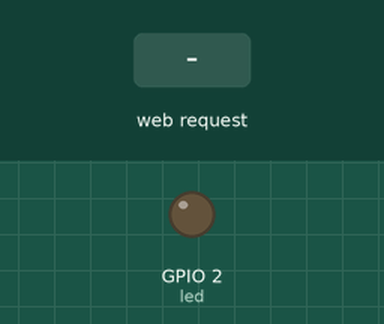
The sketch below on a simulated ESP8266 (Wemos D1 mini). Parts: output pins drawn as LEDs (lit = HIGH). The inputs (shaded band) are chosen by the test bench. WiFi joins after 1.5 s; servers stay silent unless stated; what the sketch prints to the serial monitor is not drawn.

Above: at 2.7 s.
2.8 s: HTTP request GET /?GPIO2=0 received
At 3.2 s:
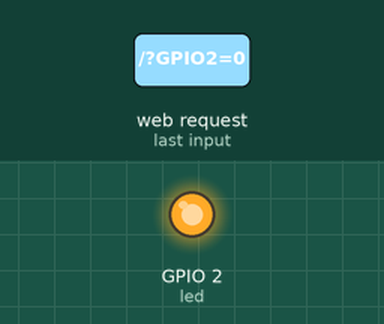
4.3 s: HTTP request GET /?GPIO2=1 received
At 5.6 s:
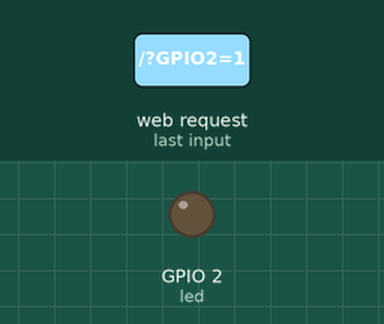
Timing chart, 0 to 7.3 s (numbered marks = the images above; inputs shaded):
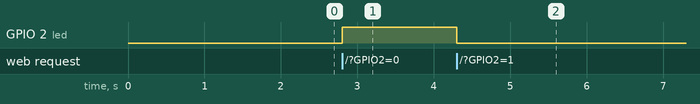

The sketch:

last.ino
```cpp
// Sketch pour piloter la led integree a la Wemos D1 mini depuis le reseau WiFi

#include <ESP8266WiFi.h>
#include <ESP8266WebServer.h>
const char* ssid = "WASSIM 3090";          // Identifiant du WiFi que vous utilisez
const char* password = "03sX078(";  // Mot de passe WiFi que vous utilisez
ESP8266WebServer server(80);        // On demande un serveur qui ecoute sur le port 80

int led = 2; // La diode LED intégrée à la carte est branchée sur la broche GPIO2 (D4)
String  etatGPIO2 = "ON";


//Ecrire une page Web HTML
String WebPage(){
  String page =R"(
<!DOCTYPE html>
<html lang='fr-FR'>
  <head>
    <meta name='viewport' content='width=device-width, initial-scale=1.0' />
    <!-- <meta http-equiv='refresh' content='10' /> -->
    <title>SKETCH DEMO ESP8266 Web Server</title>
    <style>
      @import url('https://fonts.googleapis.com/css2?family=Poppins:ital,wght@0,600;0,700;0,800;0,900;1,600;1,700;1,800&display=swap');
      * {
        padding: 0;
        margin: 0;
        box-sizing: border-box;
        font-family: 'Poppins', Arial, Helvetica, Sans-Serif;
      }
      a {
        color: inherit;
      }
      body {
        min-height: 100vh;
        background-color: #333;
        color: white;
      }
      button {
        border-radius: 4px;
        outline: none;
        border: 1px solid orange;
        cursor: pointer;
        background-color: #333;
        color: orange;
        padding: 9px 14px;
      }
      #secured_page {
        display: none;
      }
      #secured_page > h1 {
        color: orange;
        margin-bottom: 60px;
        text-align: center;
      }
      #secured_page,
      #unsecured_page {
        max-width: 900px;
        padding: 20px;
        margin: auto;
      }
      #unsecured_page {
        margin-top: 60px;
      }
      form {
        display: flex;
        flex-direction: column;
        gap: 10px;
      }
      input {
        padding: 8px;
      }
      input[type='submit'] {
        cursor: pointer;
      }
      #user-content {
        align-items: center;
        justify-content: space-between;
        display: flex;
        gap: 7px;
      }
      #loader {
        position: absolute;
        left: 0;
        top: 0;
        right: 0;
        bottom: 0;
        background-color: #333;
        align-items: center;
        justify-content: center;
        flex-direction: column;
        display: flex;
      }
      .lds-facebook {
        display: inline-block;
        position: relative;
        width: 80px;
        height: 80px;
      }
      .lds-facebook div {
        display: inline-block;
        position: absolute;
        left: 8px;
        width: 16px;
        background: #fff;
        animation: lds-facebook 1.2s cubic-bezier(0, 0.5, 0.5, 1) infinite;
      }
      .lds-facebook div:nth-child(1) {
        left: 8px;
        animation-delay: -0.24s;
      }
      .lds-facebook div:nth-child(2) {
        left: 32px;
        animation-delay: -0.12s;
      }
      .lds-facebook div:nth-child(3) {
        left: 56px;
        animation-delay: 0;
      }
      @keyframes lds-facebook {
        0% {
          top: 8px;
          height: 64px;
        }
        50%,
        100% {
          top: 24px;
          height: 32px;
        }
      }
      #iset_ch {
        color: gray;
        font-style: italic;
        position: absolute;
        bottom: 6px;
        left: 0;
        right: 0;

        text-align: center;
      }
      #user-email {
        color: rgb(0, 159, 0);
      }
      #myForm {
        margin-top: 20px;
        padding-left: 20px;
      }
      #command-etat {
        display: flex;
        gap: 10px;
        align-items: center;
        justify-content: space-between;
      }
      .title {
        margin-bottom: 20px;
        font-size: 2.6rem;
        text-transform: uppercase;
        text-align: center;
        color: orange;
      }
      #message {
        height: 20px;
        text-align: center;
        color: rgb(235, 46, 46);
      }
      #etat {
        width: 100px;
      }
      .color-orange {
        color: orange;
      }
    </style>
    <!-- Load the Firebase SDKs -->

    <script type='module'>
      import { initializeApp } from 'https://www.gstatic.com/firebasejs/9.17.2/firebase-app.js';
      import {
        getAuth,
        onAuthStateChanged,
        signInWithEmailAndPassword,
        signOut,
      } from 'https://www.gstatic.com/firebasejs/9.17.2/firebase-auth.js';

      // TODO: Add SDKs for Firebase products that you want to use

      // Your web app's Firebase configuration
      const firebaseConfig = {
        apiKey: 'AIzaSyC0bNbWy1Cl34ejQEPKOwrL5XWRXGtpN50',
        authDomain: 'mini-project-59d59.firebaseapp.com',
        databaseURL: 'https://mini-project-59d59-default-rtdb.firebaseio.com',
        projectId: 'mini-project-59d59',
        storageBucket: 'mini-project-59d59.appspot.com',
        messagingSenderId: '1031167507444',
        appId: '1:1031167507444:web:a2edb6701b1e947c4197a1',
        measurementId: 'G-BVVP0PEWHH',
      };

      // Initialize Firebase
      const app = initializeApp(firebaseConfig);
      const auth = getAuth(app);

      const loginForm = document.getElementById('login-form');
      const submit_login_btn = document.getElementById('submit_login');
      const message = document.getElementById('message');

      loginForm.addEventListener('submit', (e) => {
        e.preventDefault();
        submit_login_btn.value = 'Login...';
        submit_login_btn.disabled = true;
        // submit_login_btn.value = 'login...';
        // submit_login_btn.disabled = true;
        message.value = 'You are logged in';
        const email = loginForm.email.value;
        const password = loginForm.password.value;

        signInWithEmailAndPassword(auth, email, password)
          .then((userCredential) => {
            // User signed in successfully...
            const user = userCredential.user;
            console.log('Logged in user:', user);
            submit_login_btn.value = 'Login';
            submit_login_btn.disabled = false;
          })
          .catch((error) => {
            // Handle login errors...
            console.error('Login failed:', error);
            message.innerText = 'invalid email or password';
            submit_login_btn.value = 'Login';
            submit_login_btn.disabled = false;
          });
      });
      const loader = document.getElementById('loader');
      const secured_page = document.getElementById('secured_page');
      const unsecured_page = document.getElementById('unsecured_page');
      const user_email_div = document.getElementById('user-email');

      onAuthStateChanged(auth, (user) => {
        if (user) {
          // User is logged in, show the protected form
          loader.style.display = 'none';
          secured_page.style.display = 'block';
          unsecured_page.style.display = 'none';
          var userEmail = user.email;
          user_email_div.innerHTML = userEmail;
        } else {
          // User is not logged in, hide the protected form
          loader.style.display = 'none';
          secured_page.style.display = 'none';
          unsecured_page.style.display = 'block';
        }
      });

      // Handle logout button click
      const logoutButton = document.getElementById('logoutButton');

      logoutButton.addEventListener('click', () => {
        signOut(auth);
      });
      const myForm = document.getElementById('myForm');
      const radioButtons = document.querySelectorAll('input[type=\"radio\"]');
      radioButtons.forEach((radioButton) => {
        radioButton.addEventListener('change', () => {
          myForm.submit();
        });
      });
      myForm.onsubmit((e) => {
        e.preventDefault();
      });
    </script>
  </head>
  <body>
    <div id='loader'>
      <h2>connecting to <span class='color-orange'>firebase</span></h2>
      <div class='lds-facebook'>
        <div></div>
        <div></div>
        <div></div>
      </div>
    </div>
    <div id='secured_page'>
      <h1>ISET CHARGUIA</h1>
      <div id='user-content'>
        <div>
          user :
          <span id='user-email'></span>
        </div>
        <button id='logoutButton'>logout</button>
      </div>
      <form method='GET' id='myForm' name='myForm'>
        <div id='command-etat'>
          <h3>Commande d'une LED sur GPIO</h3>
          <div id='etat'>GPIO2 : <span>)";
            page+=etatGPIO2;
            page+=R"(
              </span></div>
        </div>
        <label>
          <input type='radio' name='GPIO2' value='1' id='ON'
          )";
          if (etatGPIO2 == "ON"){
          page+="checked";
          }
          page+=R"(
          />
          <span>ON</span>
        </label>
        <label>
          <input type='radio' name='GPIO2' value='0')";
          if (etatGPIO2 == "OFF"){
          page+="checked";
          }
          page+=R"(
          />
          <span> OFF</span>
        </label>
      </form>
      <br /><br />
      <p id='iset_ch'><a href='#'>ISET Charguia &copy;</a></p>
    </div>
    <div id='unsecured_page'>
      <form method='POST' id='login-form'>
        <h1 class='title'>Login</h1>
        <div id='message'></div>
        <label for='email'>Email</label>
        <input type='email' name='email' id='email' required />
        <label for='password'>Password</label>
        <input type='password' name='password' id='password' required />
        <input type='submit' value='login' id='submit_login' />
      </form>
    </div>
  </body>
</html>)";

return page;
}

void Racine(){
  if ( server.hasArg("GPIO2") ) {
    Soumettre();
  } else {
    server.send ( 200, "text/html", WebPage() );
  }
}

void Soumettre() {
  // Actualise le GPIO
  String GPIOValue;
  GPIOValue = server.arg("GPIO2");
  Serial.print("Set GPIO to "); Serial.println(GPIOValue);
  if ( GPIOValue == "1" ) {
    digitalWrite(2, 0);
    etatGPIO2 = "ON";
    server.send ( 200, "text/html", WebPage() );
  } else if ( GPIOValue == "0" ) {
    digitalWrite(2, 1);
    etatGPIO2 = "OFF";
    server.send ( 200, "text/html", WebPage() );
  } else {
    Serial.println("Erreur Valeur LED");
  }
}

void setup() {
  Serial.begin(115200);
  WiFi.begin(ssid, password);
  Serial.println("");


  // on attend d'etre connecté au WiFi avant de continuer
  while (WiFi.status() != WL_CONNECTED) {
    delay(500);
    Serial.print(".");
  }

  // on affiche l'adresse IP qui nous a ete attribuée
  Serial.println("");
  Serial.print("Addresse IP : ");
  Serial.println(WiFi.localIP());
  // on definit les points d'entree (les URL a saisir dans le navigateur web) et on affiche un simple texte
  server.on ( "/", Racine );

  // on demarre le serveur web
  server.begin();
  pinMode(led, OUTPUT);     // Initialise la broche GPIO2 comme une sortie
}

// Cette boucle s'exécute à l'infini
void loop() {
    // a chaque iteration, on appelle handleClient pour que les requetes soient traitees
  server.handleClient();
}
```

Measured:
- after the input at 2.8 s, GPIO 2 (led): LOW → HIGH at once
- after the input at 4.3 s, GPIO 2 (led): HIGH → LOW at once
